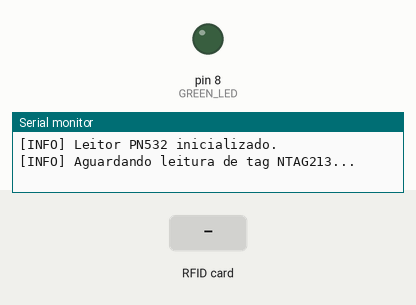
This sketch was run on a simulated Arduino Uno, built with avr-gcc and run on an emulated ATmega328P. Shown: output pins drawn as LEDs (lit = HIGH), the last lines printed to the serial monitor. Dashed ring = blinking. Inputs (shaded band) come from the test bench.

Above: at 1.2 s.
1.3 s: RFID card A1 B2 C3 D4 held to the reader
At 1.56 s:
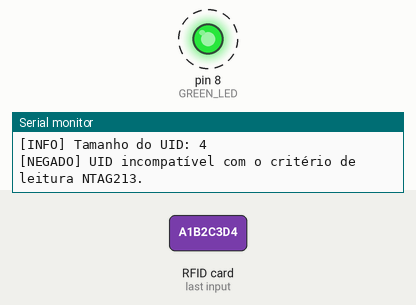
4.3 s: RFID card 5E 7A 19 C4 held to the reader
At 5.6 s:
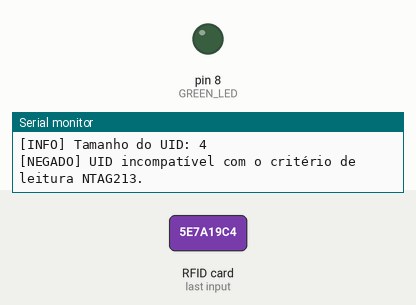
Timing chart, 0 to 7.3 s (numbered marks = the images above; inputs shaded):
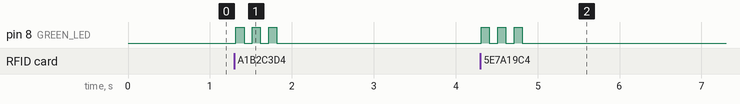

The sketch:

02_captura_senha_manipulacao_dados.ino
```cpp
#include <Wire.h>
#include <PN532_I2C.h>
#include <PN532.h>

#define GREEN_LED (8)

PN532_I2C pn532I2c(Wire);
PN532 nfc(pn532I2c);

// Senha configurada na página 43 do NTAG213
const uint8_t PASSWORD[4] = {0xA1, 0xB2, 0xC3, 0xD4};

// PACK esperado, configurado na página 44 do NTAG213
const uint8_t EXPECTED_PACK[2] = {0xA1, 0xB2};

void signalAccessDenied(void) {
  for (int i = 0; i < 3; i++) {
    digitalWrite(GREEN_LED, HIGH);
    delay(100);
    digitalWrite(GREEN_LED, LOW);
    delay(100);
  }
}

void setup(void) {
  Serial.begin(115200);

  pinMode(GREEN_LED, OUTPUT);
  digitalWrite(GREEN_LED, LOW);

  nfc.begin();

  uint32_t firmwareVersion = nfc.getFirmwareVersion();
  if (!firmwareVersion) {
    Serial.println("[ERRO] PN532 não encontrado.");
    while (1);
  }

  nfc.SAMConfig();

  Serial.println("[INFO] Leitor PN532 inicializado.");
  Serial.println("[INFO] Aguardando leitura de tag NTAG213...");
}

void loop(void) {
  uint8_t uid[7] = {0};
  uint8_t uidLength = 0;

  if (nfc.readPassiveTargetID(PN532_MIFARE_ISO14443A, uid, &uidLength)) {
    digitalWrite(GREEN_LED, LOW);

    Serial.println("\n------------------------------------");
    Serial.println("[INFO] Tag detectada.");

    Serial.print("[INFO] UID: ");
    nfc.PrintHex(uid, uidLength);

    Serial.print("[INFO] Tamanho do UID: ");
    Serial.println(uidLength);

    if (uidLength != 7) {
      Serial.println("[NEGADO] UID incompatível com o critério de leitura NTAG213.");
      signalAccessDenied();
      delay(1000);
      return;
    }

    delay(20); // Intervalo entre a seleção da tag e o comando PWD_AUTH

    // Comando PWD_AUTH (0x1B) seguido da senha de 4 bytes
    uint8_t command[5] = {0x1B, PASSWORD[0], PASSWORD[1], PASSWORD[2], PASSWORD[3]};

    uint8_t response[8] = {0};
    uint8_t responseLength = sizeof(response);

    Serial.println("[INFO] Enviando comando PWD_AUTH...");

    bool authenticated = nfc.inCommunicateThru(command, sizeof(command), response, &responseLength);

    Serial.print("[INFO] Resultado do PWD_AUTH: ");
    Serial.println(authenticated ? "sucesso." : "falha.");

    Serial.print("[INFO] Tamanho da resposta: ");
    Serial.println(responseLength);

    if (authenticated && responseLength > 0) {
      Serial.print("[INFO] Resposta recebida: ");
      nfc.PrintHex(response, responseLength);
    }

    if (!authenticated) {
      Serial.println("[NEGADO] Falha na comunicação ou autenticação.");
      signalAccessDenied();
      delay(1000);
      return;
    }

    if (responseLength < 2) {
      Serial.println("[NEGADO] Resposta PWD_AUTH incompleta.");
      signalAccessDenied();
      delay(1000);
      return;
    }

    // Confirma os dois bytes do PACK retornado pela tag
    if (response[0] != EXPECTED_PACK[0] || response[1] != EXPECTED_PACK[1]) {
      Serial.println("[NEGADO] PACK diferente do esperado.");
      Serial.print("[INFO] PACK esperado: ");
      nfc.PrintHex(EXPECTED_PACK, 2);
      signalAccessDenied();
      delay(1000);
      return;
    }

    Serial.println("[OK] Autenticação por senha realizada.");
    Serial.println("[OK] PACK confirmado: A1 B2.");

    // Leitura da página 4 após a autenticação
    uint8_t pageData[4] = {0};

    if (!nfc.mifareultralight_ReadPage(4, pageData)) {
      Serial.println("[ERRO] Falha na leitura da página 4.");
      Serial.println("[NEGADO] Acesso negado.");
      signalAccessDenied();
      delay(1000);
      return;
    }

    Serial.print("[INFO] Dados da página 4 (hexadecimal): ");
    nfc.PrintHex(pageData, 4);

    bool pageValid = pageData[0] == 0x00 &&
                     pageData[1] == 0x00 &&
                     pageData[2] == 0x00 &&
                     pageData[3] == 0x00;

    if (pageValid) {
      Serial.println("[OK] Acesso liberado.");
      digitalWrite(GREEN_LED, HIGH);
      delay(3000);
      digitalWrite(GREEN_LED, LOW);
    } else {
      Serial.println("[NEGADO] Dados da página 4 alterados.");
      Serial.println("[NEGADO] Acesso negado.");
      signalAccessDenied();
    }

    delay(1000);
  }
}
```

Measured:
- after the input at 1.3 s, pin 8 (GREEN_LED): alternates HIGH for 0.10 s and LOW for 0.10 s, 6 changes in all, then stays LOW, starting at once
- after the input at 4.3 s, pin 8 (GREEN_LED): alternates HIGH for 0.10 s and LOW for 0.10 s, 6 changes in all, then stays LOW, starting at once
